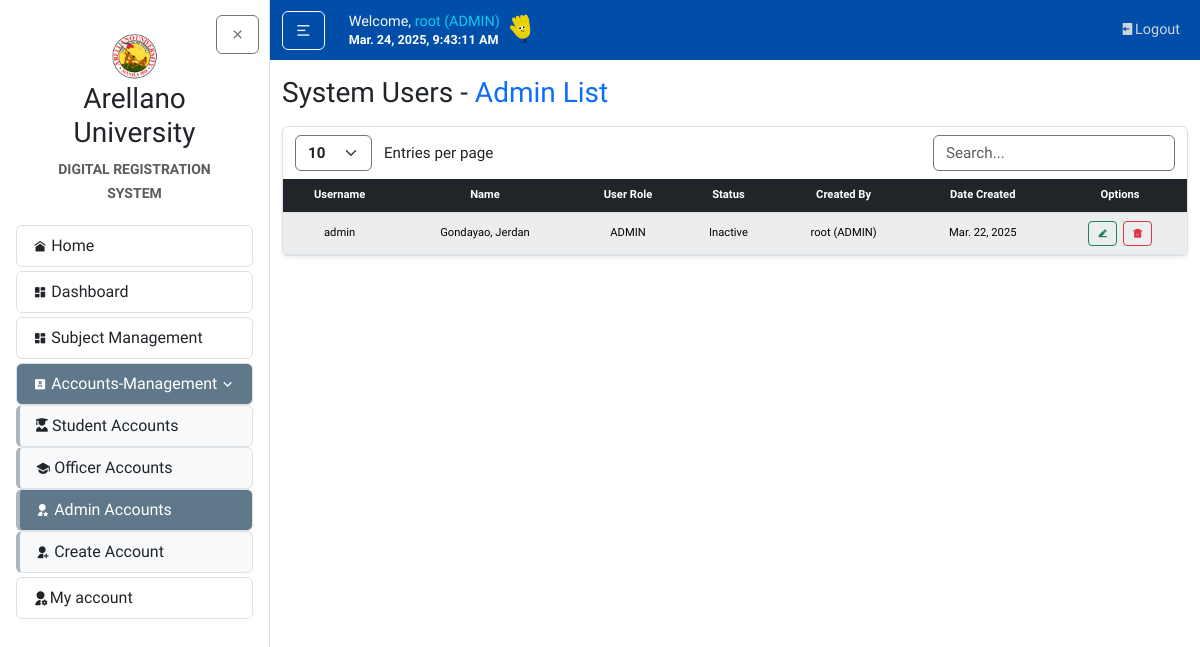
Page /accounts/admin-list/ (signed in) on the committed database.
### accounts/models.py (models this page shows, shortened)
class CustomUser(AbstractUser):
    ROLES = (
        ('SUPERUSER', 'Superuser'),
        ('ADMIN', 'Admin'),
        ('OFFICER', 'Enrollment Officer'),
        ('STUDENT', 'Student'),
    )
    role = models.CharField(max_length=20, choices=ROLES, default='ADMIN')
    email = models.EmailField()
    created_by = models.ForeignKey(
        settings.AUTH_USER_MODEL,
        on_delete=models.SET_NULL,
        null=True,
        blank=True,
        related_name="created_users"
    )
    def __str__(self):
        return f"{self.username} ({self.role})"

### accounts/views.py (the view)
# urls.py: path('admin-list/', views.accounts_list_admins, name='admin-list'),
@login_required
@role_required(allowed_roles=['SUPERUSER'])
def accounts_list_admins(request):
    admins = CustomUser.objects.filter(role='ADMIN')
    return render(request, 'accounts/accounts_list_admins.html', {'admins': admins})

### accounts/templates/accounts/accounts_list_admins.html (shortened to what this page needs)
{% extends "home/layout.html" %}
{% block body %}
<h3 class="mb-3">System Users - <span class="text-primary">Admin List</span></h3>
<article class="content-section border rounded p-0 shadow-sm">
    <div class="container">
        <div class="row mt-2">
            <div class="col-auto">
                <select id="customEntries" class="form-select d-inline w-auto border-secondary fw-bold" style="font-size: calc(0.8rem + 0.2vw); cursor: pointer; vertical-align: middle;">
                    <option value="10">10</option>
                </select>
                <span class="d-inline ms-2" style="font-size: calc(0.8rem + 0.2vw); vertical-align: middle;">Entries per page</span>
            </div>
            <div class="col-auto ms-auto">
                <input type="text" id="searchBar" class="form-control d-inline w-auto border-secondary" placeholder="Search..." style="font-size: calc(0.8rem + 0.2vw); vertical-align: middle;">
            </div>
        </div>
    </div>
    <div class="table-responsive table-nowrap mt-2">
        <table id="dataTable" class="table table-light table-hover table-striped text-center m-0 projectTables">
            <thead class="table-dark">
                <tr>
                    <th class="text-center">Username</th>
                    <th class="text-center">Name</th>
                    <th class="text-center">User Role</th>
                    <th class="text-center">Status</th>
                    <th class="text-center">Created By</th>
                    <th class="text-center">Date Created</th>
                    <th class="text-center">Options</th>
                </tr>
            </thead>
            <tbody>
                {% for admin in admins %}
                    {% if admin.username != 'root' %}
                    <tr>
                        <td style="vertical-align: middle;">{{ admin.username }}</td>
                        <td style="vertical-align: middle;">{{ admin.last_name }}, {{ admin.first_name }}</td>
                        <td style="vertical-align: middle;">{{ admin.role }}</td>
                        <td style="vertical-align: middle;">{{ admin.is_active|yesno:"Active,Inactive" }}</td>
                        <td style="vertical-align: middle;">{{ admin.created_by|default:"-" }}</td>
                        <td style="vertical-align: middle;">{{ admin.date_joined|date:"M. d, Y" }}</td>
                        <td style="vertical-align: middle;">
                            <a href="{% url 'account-update' admin.pk %}" class="btn btn-sm btn-outline-success fw-bold responsive_text flex-fill me-1" title="Edit">
                                <i class="ri-edit-2-fill"></i>
                            </a>
                            <button type="button" data-bs-toggle="modal" data-bs-target="#myModal" data-deleteData="User: {{ admin.last_name }}, {{ admin.first_name }}" data-ID="{{ admin.id }}" data-moduleName="Delete the account record" class="btn btn-sm btn-outline-danger fw-bold responsive_text flex-fill">
                                <i class="ri-delete-bin-5-fill"></i>
                            </button>
                        </td>
                    </tr>
                    {% endif %}
                {% endfor %}
            </tbody>
        </table>
    </div>
</article>
{% endblock %}

### home/templates/home/layout.html (shortened to what this page needs)
{% load static %}
<!DOCTYPE html>
<html lang="en">
<head>
  <link rel="stylesheet" type="text/css" href="{% static 'home/main.css' %}">
  <link href="https://cdn.jsdelivr.net/npm/bootstrap@5.3.3/dist/css/bootstrap.min.css" rel="stylesheet">
  <link rel="stylesheet" href="https://cdnjs.cloudflare.com/ajax/libs/remixicon/4.6.0/remixicon.css">
  <link rel="stylesheet" href="//cdn.datatables.net/2.2.2/css/dataTables.dataTables.min.css">
  <link rel="stylesheet" href="https://cdn.jsdelivr.net/npm/flatpickr/dist/flatpickr.min.css">
</head>
<body>
    <div class="full-nav-bg"></div>
    <div id="page-wrapper" class="d-flex" style="min-height: 100vh;">
        {% include "home/sidebar.html" %}
        <div id="content-wrapper" class="flex-grow-1">
            <header class="site-header">
                <nav class="navbar navbar-expand-md ">
                    <div class="container">
                        <div class="navbar-nav align-items-xl-center">
                            <button id="sidebarToggle" class="btn btn-outline-light me-3 my-auto">
                                <i class="ri-menu-2-line"></i>
                            </button>
                        </div>
                        <div class="ms-2 me-auto my-auto">
                            <h5 class="d-flex align-items-end gap-1 mb-1">
                                <span class="text-light nav-font">
                                    {% if user.is_authenticated %}
                                        Welcome, <span class="text-info">{{ request.user }} {{ request.user.userprofile.userrole }}</span> <br>
                                    {% endif %}
                                    <small id="clock" class="my-auto text-white fw-bold"></small>
                                </span>
                                <span><img src="{% static "home/images/hand.gif" %}" alt="" style="height: 2em; width: auto; vertical-align: middle;"></span>
                            </h5>
                        </div>
                        <div class="navbar-nav ms-auto nav-font">
                            {% if user.is_authenticated %}
                                <a class="nav-item nav-link" href="{% url "logout" %}"><i class="ri-logout-box-fill "></i>Logout</a>
                            {% endif %}
                        </div>
                    </div>
                </nav>
            </header>
            <main id="main-content" role="main" class="container mt-3">
                <div class="row">
                    <div class="col">
                    {% block body %}{% endblock %}
                    </div>
                </div>
            </main>
        </div>
    </div>
</body>
</html>

### home/static/home/main.css (style rules this page uses)
body { background: #fafafa; color: #333333; font-family: 'Varela Round', sans-serif!important; }
h1, h2, h3, h4, h5, h6 { color: #444444; font-size: calc(1rem + 0.8vw); margin-bottom: 1rem; }
.full-nav-bg { position: fixed; top: 0; left: 0; width: 100%; height: 60px; background-color: #004EA8; z-index: 1000; }
.responsive_text { font-size: calc(0.1rem + 0.7vw) !important; }
.site-header { position: sticky; top: 0; z-index: 1000; }
.navbar-nav { flex-wrap: wrap; gap: 0.5rem; }
.navbar-nav .nav-link { color: #cbd5db; transition: color 0.2s ease; }
.nav-font { font-size: clamp(0.7rem, 1.2vw, 1rem); }
.content-section { background: #ffffff; padding: 1.25rem; border: 1px solid #dddddd; border-radius: 0.5rem; margin-bottom: 1.5rem; }
#page-wrapper { min-height: 100vh; overflow: hidden; }
#content-wrapper { flex: 1; overflow-y: auto; height: 100vh; }
.projectTables { font-size: calc(0.55rem + 0.2vw); margin-bottom: 0; }
.projectTables th, .projectTables td { padding: calc(5px + 0.2vw) calc(8px + 0.2vw); vertical-align: middle; border-color: #dee2e6; text-align: center; }
.projectTables thead th { font-weight: 600; }
button, input[type="submit"] { margin-top: 10px; }
.container { max-width: 1490px!important; }
html { scroll-behavior: smooth; }

### rows in the picture
CustomUser: user "root (ADMIN)"
CustomUser: username "admin", last_name "Gondayao", first_name "Jerdan", role "ADMIN", is_active "Inactive", created_by "root (ADMIN)", date_joined "Mar. 22, 2025"
